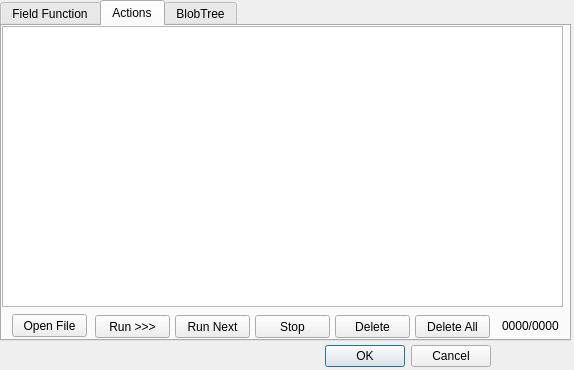
<?xml version="1.0" encoding="UTF-8"?>
<ui version="4.0">
 <class>DlgFieldFunctionEditor</class>
 <widget class="QDialog" name="DlgFieldFunctionEditor">
  <property name="geometry">
   <rect>
    <x>0</x>
    <y>0</y>
    <width>574</width>
    <height>370</height>
   </rect>
  </property>
  <property name="windowTitle">
   <string>Modify Field Function</string>
  </property>
  <widget class="QDialogButtonBox" name="buttonBox">
   <property name="geometry">
    <rect>
     <x>150</x>
     <y>340</y>
     <width>341</width>
     <height>32</height>
    </rect>
   </property>
   <property name="orientation">
    <enum>Qt::Horizontal</enum>
   </property>
   <property name="standardButtons">
    <set>QDialogButtonBox::Cancel|QDialogButtonBox::Ok</set>
   </property>
  </widget>
  <widget class="QTabWidget" name="tabWidget">
   <property name="geometry">
    <rect>
     <x>0</x>
     <y>0</y>
     <width>571</width>
     <height>341</height>
    </rect>
   </property>
   <property name="currentIndex">
    <number>1</number>
   </property>
   <widget class="QWidget" name="tsFieldFunction">
    <attribute name="title">
     <string>Field Function</string>
    </attribute>
    <widget class="QScrollArea" name="scrollAreaOpenGL">
     <property name="geometry">
      <rect>
       <x>0</x>
       <y>0</y>
       <width>481</width>
       <height>311</height>
      </rect>
     </property>
     <property name="minimumSize">
      <size>
       <width>100</width>
       <height>100</height>
      </size>
     </property>
     <property name="mouseTracking">
      <bool>false</bool>
     </property>
     <property name="widgetResizable">
      <bool>true</bool>
     </property>
     <property name="alignment">
      <set>Qt::AlignLeading|Qt::AlignLeft|Qt::AlignTop</set>
     </property>
     <widget class="QWidget" name="scrollAreaWidgetContents">
      <property name="geometry">
       <rect>
        <x>0</x>
        <y>0</y>
        <width>479</width>
        <height>309</height>
       </rect>
      </property>
     </widget>
    </widget>
   </widget>
   <widget class="QWidget" name="tsActions">
    <attribute name="title">
     <string>Actions</string>
    </attribute>
    <widget class="QPushButton" name="btnRunAll">
     <property name="geometry">
      <rect>
       <x>93</x>
       <y>289</y>
       <width>75</width>
       <height>23</height>
      </rect>
     </property>
     <property name="text">
      <string>Run &gt;&gt;&gt;</string>
     </property>
    </widget>
    <widget class="QPushButton" name="btnRunNext">
     <property name="geometry">
      <rect>
       <x>173</x>
       <y>289</y>
       <width>75</width>
       <height>23</height>
      </rect>
     </property>
     <property name="text">
      <string>Run Next</string>
     </property>
    </widget>
    <widget class="QPushButton" name="btnClearAll">
     <property name="geometry">
      <rect>
       <x>413</x>
       <y>289</y>
       <width>75</width>
       <height>23</height>
      </rect>
     </property>
     <property name="text">
      <string>Delete All</string>
     </property>
    </widget>
    <widget class="QListWidget" name="lstActions">
     <property name="geometry">
      <rect>
       <x>0</x>
       <y>0</y>
       <width>561</width>
       <height>281</height>
      </rect>
     </property>
     <property name="selectionMode">
      <enum>QAbstractItemView::MultiSelection</enum>
     </property>
     <property name="selectionBehavior">
      <enum>QAbstractItemView::SelectRows</enum>
     </property>
    </widget>
    <widget class="QPushButton" name="btnDelete">
     <property name="geometry">
      <rect>
       <x>333</x>
       <y>289</y>
       <width>75</width>
       <height>23</height>
      </rect>
     </property>
     <property name="text">
      <string>Delete</string>
     </property>
    </widget>
    <widget class="QPushButton" name="btnStop">
     <property name="geometry">
      <rect>
       <x>253</x>
       <y>289</y>
       <width>75</width>
       <height>23</height>
      </rect>
     </property>
     <property name="text">
      <string>Stop</string>
     </property>
    </widget>
    <widget class="QLabel" name="lblRun">
     <property name="geometry">
      <rect>
       <x>500</x>
       <y>290</y>
       <width>61</width>
       <height>20</height>
      </rect>
     </property>
     <property name="text">
      <string>0000/0000</string>
     </property>
    </widget>
    <widget class="QPushButton" name="btnOpen">
     <property name="geometry">
      <rect>
       <x>10</x>
       <y>288</y>
       <width>75</width>
       <height>23</height>
      </rect>
     </property>
     <property name="text">
      <string>Open File</string>
     </property>
    </widget>
   </widget>
   <widget class="QWidget" name="tsBlobTree">
    <attribute name="title">
     <string>BlobTree</string>
    </attribute>
    <widget class="QScrollArea" name="scrollAreaBlobTree">
     <property name="geometry">
      <rect>
       <x>0</x>
       <y>0</y>
       <width>481</width>
       <height>311</height>
      </rect>
     </property>
     <property name="minimumSize">
      <size>
       <width>100</width>
       <height>100</height>
      </size>
     </property>
     <property name="mouseTracking">
      <bool>false</bool>
     </property>
     <property name="widgetResizable">
      <bool>true</bool>
     </property>
     <property name="alignment">
      <set>Qt::AlignLeading|Qt::AlignLeft|Qt::AlignTop</set>
     </property>
     <widget class="QWidget" name="scrollAreaWidgetContents_3">
      <property name="geometry">
       <rect>
        <x>0</x>
        <y>0</y>
        <width>479</width>
        <height>309</height>
       </rect>
      </property>
     </widget>
    </widget>
   </widget>
  </widget>
 </widget>
 <resources/>
 <connections>
  <connection>
   <sender>buttonBox</sender>
   <signal>accepted()</signal>
   <receiver>DlgFieldFunctionEditor</receiver>
   <slot>accept()</slot>
   <hints>
    <hint type="sourcelabel">
     <x>248</x>
     <y>254</y>
    </hint>
    <hint type="destinationlabel">
     <x>157</x>
     <y>274</y>
    </hint>
   </hints>
  </connection>
  <connection>
   <sender>buttonBox</sender>
   <signal>rejected()</signal>
   <receiver>DlgFieldFunctionEditor</receiver>
   <slot>reject()</slot>
   <hints>
    <hint type="sourcelabel">
     <x>316</x>
     <y>260</y>
    </hint>
    <hint type="destinationlabel">
     <x>286</x>
     <y>274</y>
    </hint>
   </hints>
  </connection>
 </connections>
</ui>
